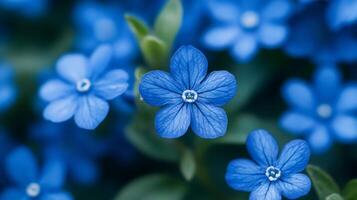
#> input picture flower-image3.jpg, 357 x 200 px
$ python main.py
#> lines starting #> are read from the running program, lines starting #| are printed output that depends on the picture; after the words box and inside, x2 and y2 are one past the last pixel; in counts of white or black regions, pixels touching at a corner belong together
import cv2
import matplotlib.pyplot as plt

def intensity_levels_changing(image, level):
    factor = 256 // level
    return (image // factor) * factor

if __name__ == "__main__":
    img = cv2.imread("../flower-image3.jpg")
#> img is the input picture: shape (200, 357, 3); mean B, G, R 132.2, 85.9, 31.1
    img_rgb = cv2.cvtColor(img, cv2.COLOR_BGR2RGB)
    img_gray = cv2.cvtColor(img, cv2.COLOR_BGR2GRAY)
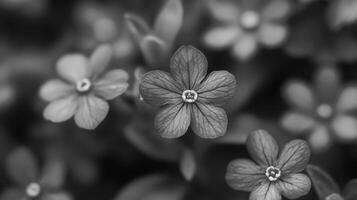
#> img_gray: shape (200, 357); min 5, max 244, mean 74.8

    levels_list = [2, 4, 8, 16, 32, 64, 128, 256]

    fig, axes = plt.subplots(2, 4, figsize=(10, 5), dpi=100)
    for idx, level in enumerate(levels_list):
        reduced = intensity_levels_changing(img_rgb, level)
        cv2.imwrite(f"output/reduced_levels_RGB{level}.jpg", cv2.cvtColor(reduced, cv2.COLOR_RGB2BGR))
        ax = axes[idx//4, idx%4]
        ax.imshow(intensity_levels_changing(img_rgb, level))
        ax.set_title(f"{level} levels", fontsize=10)
        ax.axis('off')
#> this loop made 8 passes
#> pass 1, `reduced = intensity_levels_changing(img_rgb, level)`:
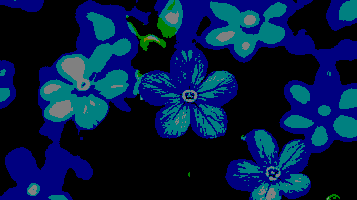
#> reduced: shape (200, 357, 3); mean R, G, B 3.3, 27.2, 66
#> pass 2, `reduced = intensity_levels_changing(img_rgb, level)`:
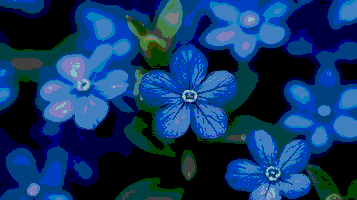
#> reduced: shape (200, 357, 3); mean R, G, B 13.8, 54, 100
    plt.tight_layout(pad=1)
    plt.show()
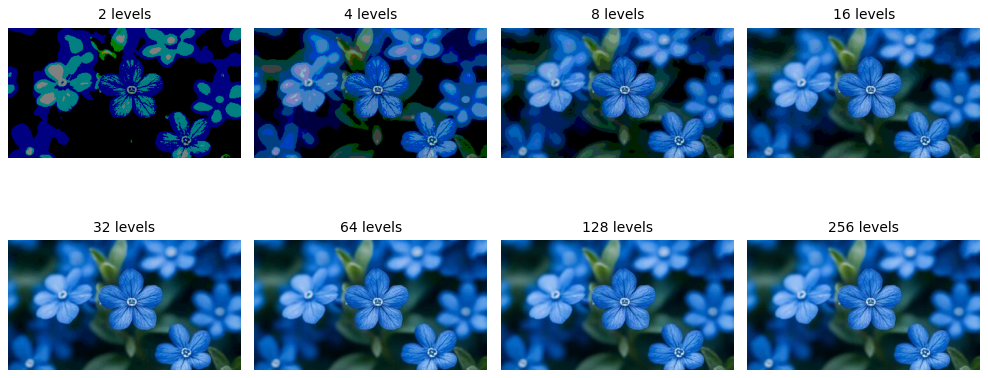
#> figure drawn by matplotlib, 8 panels

    fig, axes = plt.subplots(2, 4, figsize=(10, 5), dpi=100)
    for idx, level in enumerate(levels_list):
        reduced_gray = intensity_levels_changing(img_gray, level)
        cv2.imwrite(f"output/reduced_levels_GRAY{level}.jpg", reduced_gray)
        ax = axes[idx//4, idx%4]
        ax.imshow(reduced_gray, cmap='gray')
        ax.set_title(f"{level} levels", fontsize=10)
        ax.axis('off')
#> this loop made 8 passes
#> pass 1, `reduced_gray = intensity_levels_changing(img_gray, level)`:
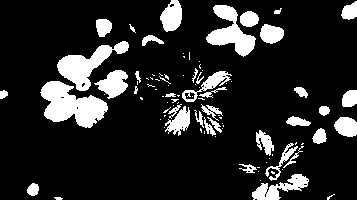
#> reduced_gray: shape (200, 357); values 0 (black) and 128 (white), 15.2% white; 94 white regions (55 under 20 px), largest, box (x1, y1, x2, y2) and area: (40, 81, 108, 128) 1852, (57, 41, 129, 91) 1331, (206, 5, 256, 57) 1154
#> pass 3, `reduced_gray = intensity_levels_changing(img_gray, level)`:
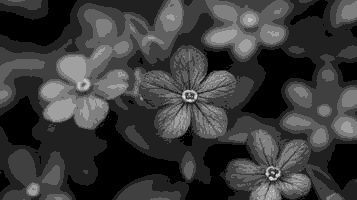
#> reduced_gray: shape (200, 357); min 0, max 224, mean 58.9
    plt.tight_layout(pad=1)
    plt.show()
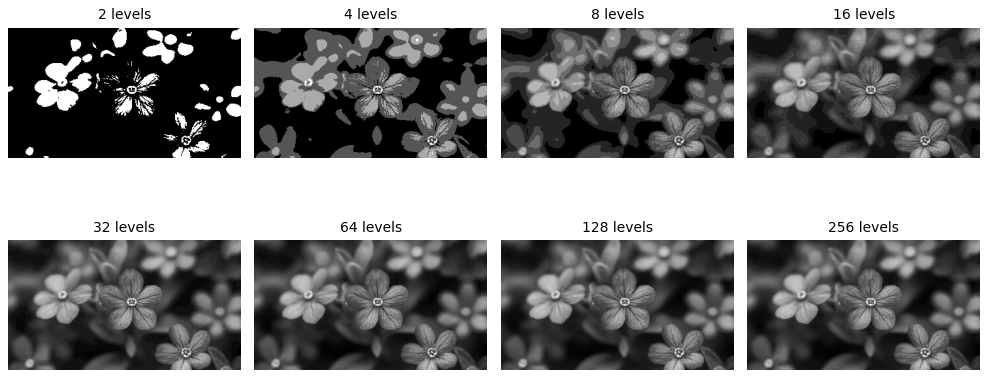
#> figure drawn by matplotlib, 8 panels

$ run again, with flower-image.jpg copied over flower-image3.jpg
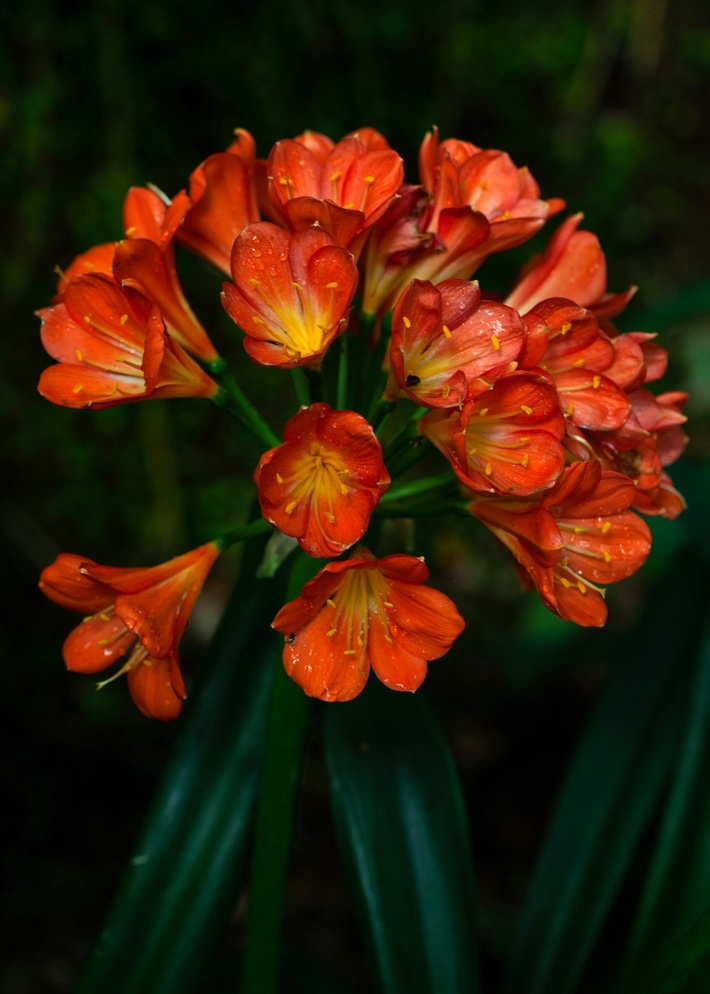
#> input picture flower-image.jpg, 710 x 994 px, shrunk from 2857 x 4000 before the run
#> img is the input picture: shape (994, 710, 3); mean B, G, R 9, 31.6, 55.3
#> the loop `for idx, level in enumerate(levels_list):` made 8 passes
#> pass 1, `reduced_gray = intensity_levels_changing(img_gray, level)`:
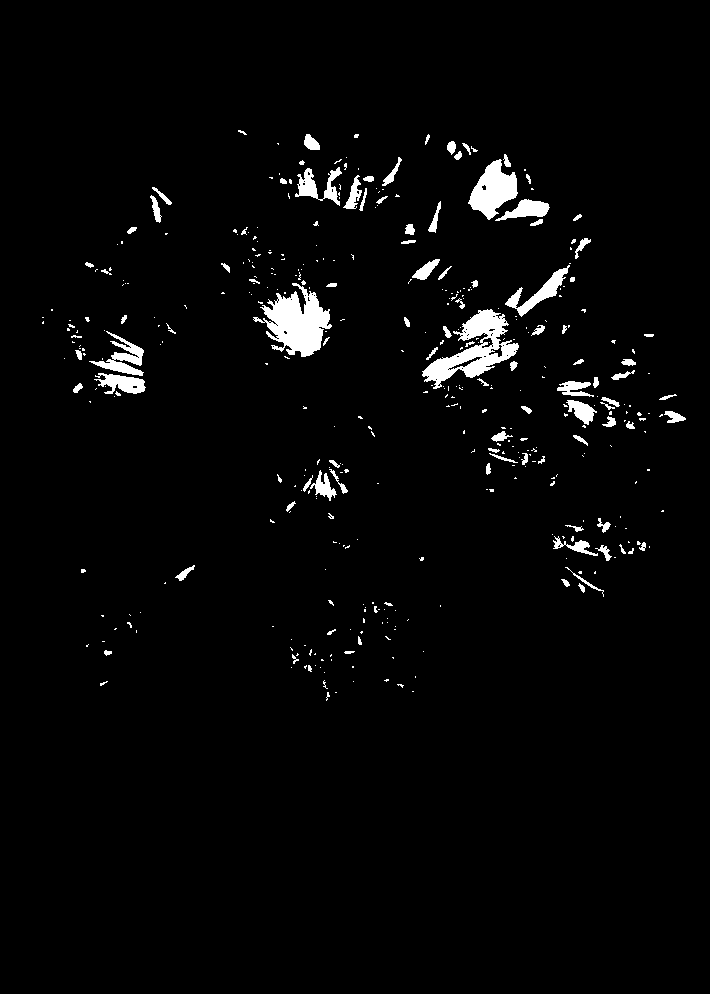
#> reduced_gray: shape (994, 710); values 0 (black) and 128 (white), 2.7% white; 412 white regions (310 under 20 px), largest, box (x1, y1, x2, y2) and area: (253, 283, 332, 357) 2978, (422, 309, 519, 389) 2876, (468, 159, 518, 220) 1664
#> pass 3, `reduced_gray = intensity_levels_changing(img_gray, level)`:
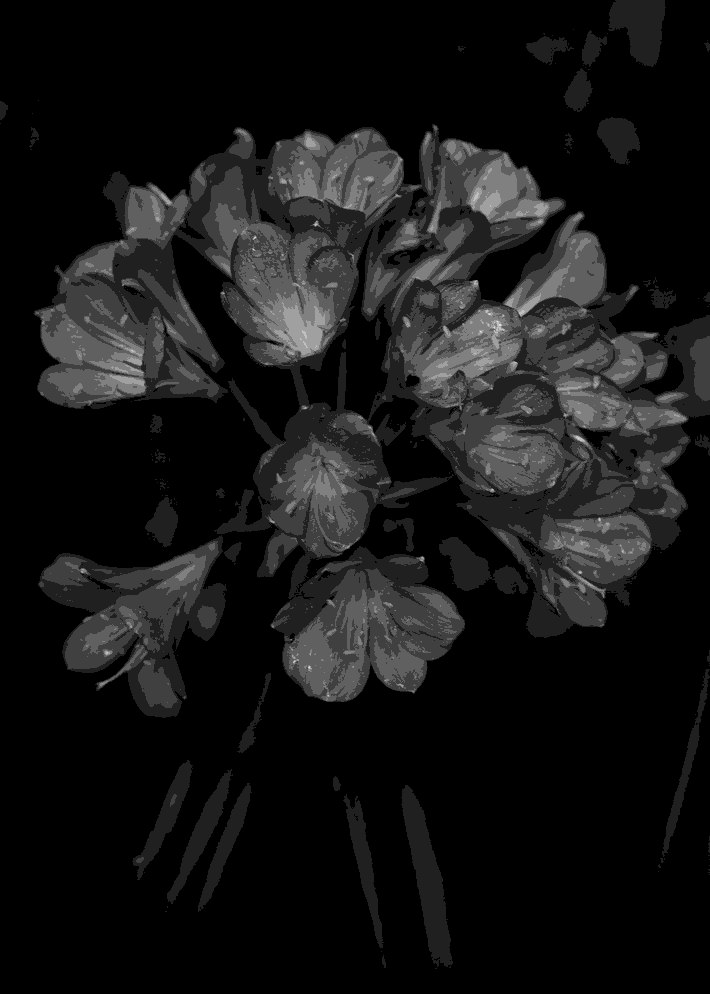
#> reduced_gray: shape (994, 710); min 0, max 224, mean 21.9
